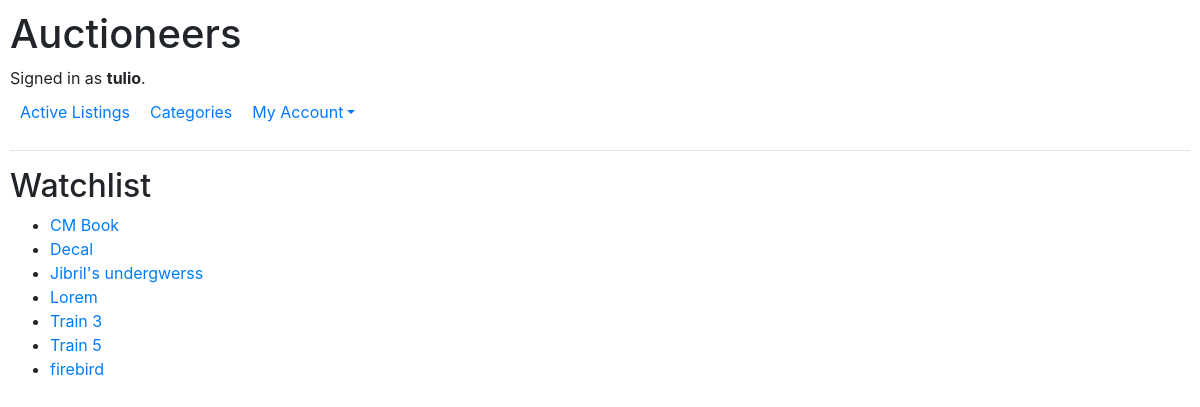
Before: /watchlist/ (signed in) with the older database file.
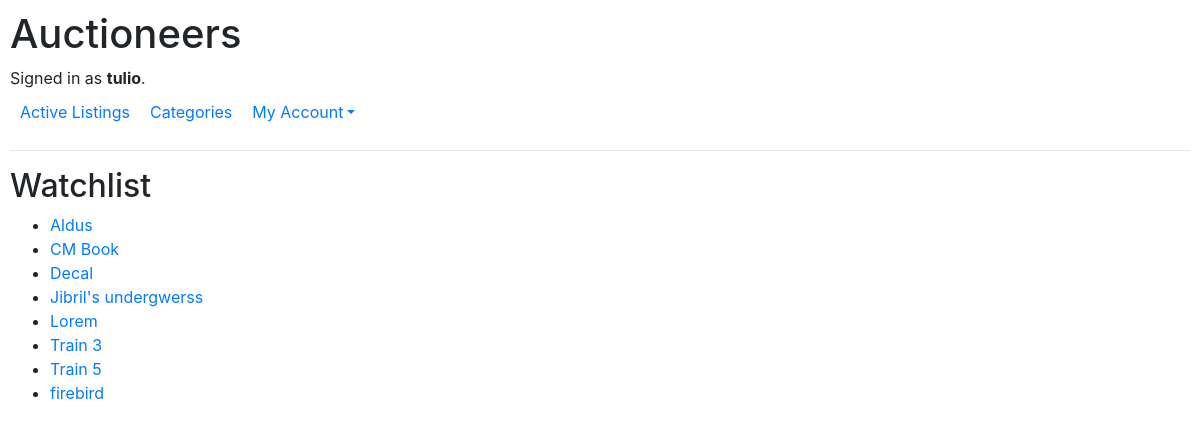
After: the same page with the newer database file.
### auctions/models.py (models this page shows, shortened)
class Auction_Listing(models.Model):
    category = models.ForeignKey(Category, on_delete=models.PROTECT, related_name="listings")
    title = models.CharField(max_length = 25)
    description = models.TextField()
    image = models.FileField(upload_to="media/", blank=False, default="media/placeholder.jpg")
    quantity = models.IntegerField()
    price = models.DecimalField(max_digits=10, decimal_places=2)
    current_bid = models.ForeignKey("Bid", on_delete=models.PROTECT, related_name="listings", null=True, blank=True)
    seller = models.ForeignKey(User, on_delete=models.CASCADE, related_name="listings")
    timestamp = models.DateTimeField(auto_now_add=True)
    closing_time = models.DateTimeField(blank=False)
    is_open = models.BooleanField(default=True)

### auctions/views.py (the view)
# urls.py: path("watchlist/", views.watchlist, name="watchlist"),
def watchlist(request):
    if request.user.is_authenticated:
        watchlist = request.user.watchlist.all().order_by('title')
    else:
        watchlist = []
    return render(request, "auctions/watchlist.html", {
        "watchlist": watchlist,
        "message": "No items in watchlist."
    })

### auctions/templates/auctions/watchlist.html
{% extends "auctions/layout.html" %}
{% block body %}
    <h2>Watchlist</h2>
    <div>
        {% if user.is_authenticated %}
            {% if watchlist %}
                <ul>
                    {% for listing in watchlist %}
                        <li>
                            <a href="{% url 'listing_detail' listing.id  %}">{{ listing.title }}</a>
                        </li>
                    {% endfor %}
                </ul>
            {% else %}
                Your watchlist is empty
            {% endif %}
        {% endif %}
    </div>
{% endblock %}

Changed rows visible on the page:
now on this page (row edited): Auction_Listing: title "Aldus"
